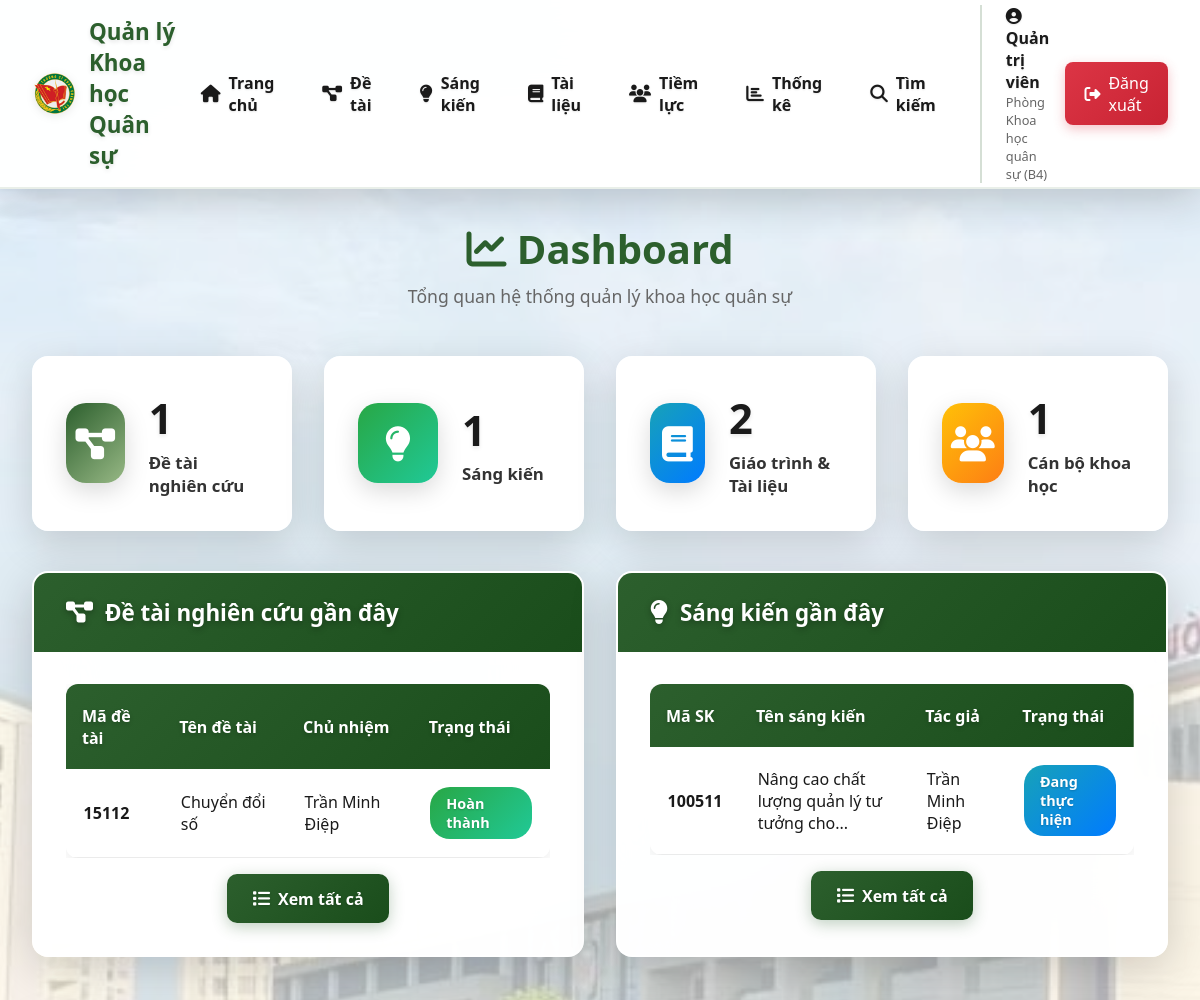
The page /dashboard (signed in, upper part) on the database as committed earlier.
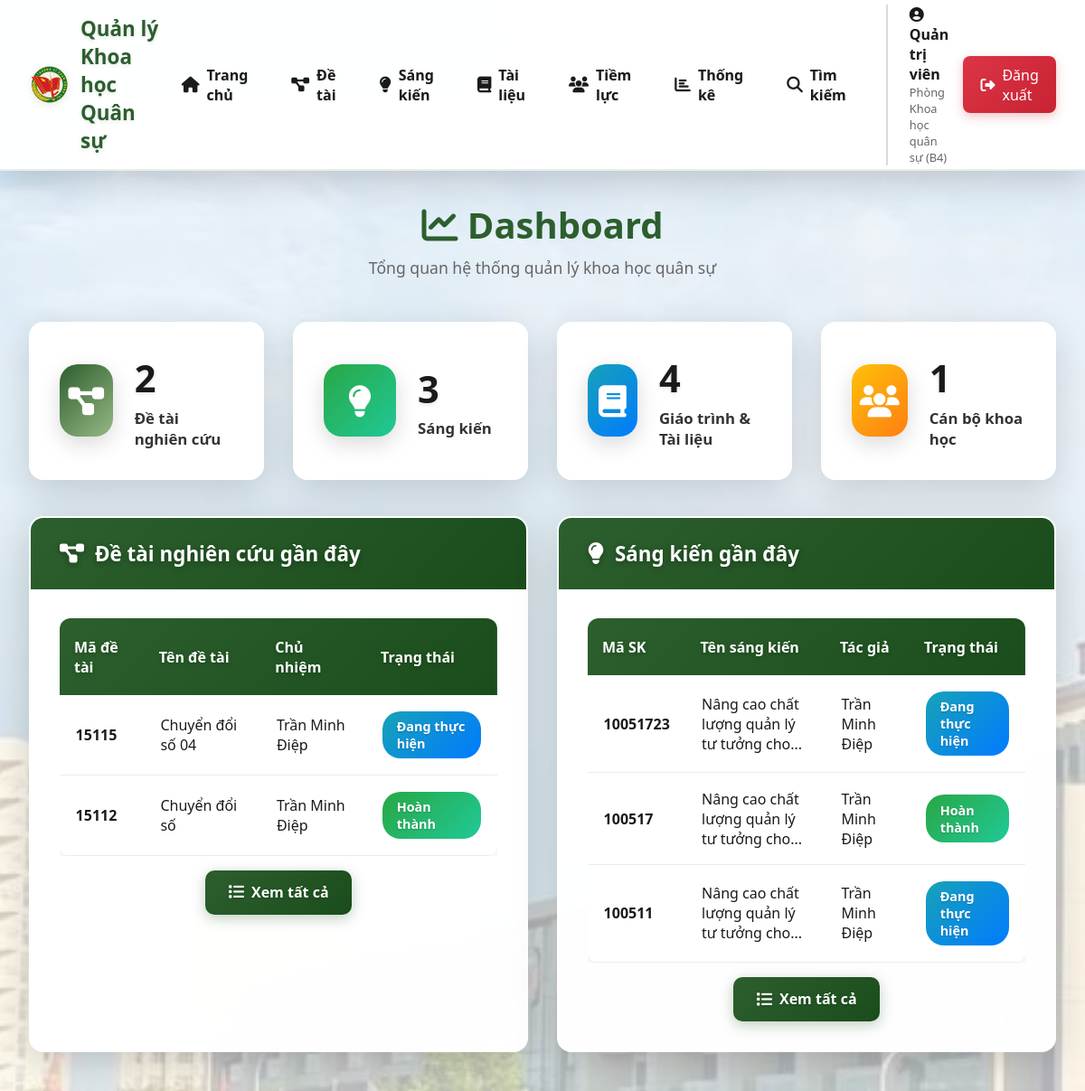
The same page on the database as committed later.
### models/__init__.py (models this page shows)
class DeTai(db.Model):
    __tablename__ = 'de_tai'
    id = db.Column(db.Integer, primary_key=True)
    ma_de_tai = db.Column(db.String(50), unique=True, nullable=False)
    ten_de_tai = db.Column(db.String(255), nullable=False)
    mo_ta = db.Column(db.Text)
    linh_vuc = db.Column(db.String(100))
    chu_nhiem = db.Column(db.String(120), nullable=False)
    don_vi = db.Column(db.String(120))
    cap_do = db.Column(db.String(50))  # Cấp nhà trường, Cấp bộ, Cấp nhà nước
    ngay_bat_dau = db.Column(db.Date)
    ngay_ket_thuc = db.Column(db.Date)
    trang_thai = db.Column(db.String(50), default='Đang thực hiện')
    ket_qua = db.Column(db.Text)
    file_word = db.Column(db.String(255))
    file_word_content = db.Column(db.Text)
    bien_ban_ban = db.Column(db.String(255))  # Biên bản của Ban đề tài
    bien_ban_de_cuong = db.Column(db.String(255))  # Biên bản duyệt đề cương
    bien_ban_nghiem_thu = db.Column(db.String(255))  # Biên bản nghiệm thu
    file_sau_sua = db.Column(db.String(255))  # File đề tài sau khi sửa
    created_by = db.Column(db.Integer, db.ForeignKey('users.id'))
    created_at = db.Column(db.DateTime, default=datetime.utcnow)
    updated_at = db.Column(db.DateTime, default=datetime.utcnow, onupdate=datetime.utcnow)
    creator = db.relationship('User', backref='de_tai_created')
    ban_thanh_vien = db.relationship('BanDeTai', backref='de_tai', lazy='dynamic', cascade='all, delete-orphan')
    hoi_dong_de_cuong = db.relationship('HoiDongDeCuongDeTai', backref='de_tai', lazy='dynamic', cascade='all, delete-orphan')
    hoi_dong_nghiem_thu = db.relationship('HoiDongNghiemThuDeTai', backref='de_tai', lazy='dynamic', cascade='all, delete-orphan')

class SangKien(db.Model):
    __tablename__ = 'sang_kien'
    id = db.Column(db.Integer, primary_key=True)
    ma_sang_kien = db.Column(db.String(50), unique=True, nullable=False)
    ten_sang_kien = db.Column(db.String(255), nullable=False)
    mo_ta = db.Column(db.Text)
    linh_vuc = db.Column(db.String(100))
    chu_nhiem = db.Column(db.String(120), nullable=False)
    don_vi = db.Column(db.String(120))
    cap_do = db.Column(db.String(50))  # Cấp nhà trường, Cấp bộ, Cấp nhà nước
    ngay_bat_dau = db.Column(db.Date)
    ngay_ket_thuc = db.Column(db.Date)
    trang_thai = db.Column(db.String(50), default='Đang thực hiện')
    ket_qua = db.Column(db.Text)
    file_word = db.Column(db.String(255))
    file_word_content = db.Column(db.Text)
    bien_ban_ban = db.Column(db.String(255))
    bien_ban_de_cuong = db.Column(db.String(255))
    bien_ban_nghiem_thu = db.Column(db.String(255))
    file_sau_sua = db.Column(db.String(255))
    created_by = db.Column(db.Integer, db.ForeignKey('users.id'))
    created_at = db.Column(db.DateTime, default=datetime.utcnow)
    updated_at = db.Column(db.DateTime, default=datetime.utcnow, onupdate=datetime.utcnow)
    creator = db.relationship('User', backref='sang_kien_created')
    ban_thanh_vien = db.relationship('BanSangKien', backref='sang_kien', lazy='dynamic', cascade='all, delete-orphan')
    hoi_dong_de_cuong = db.relationship('HoiDongDeCuongSangKien', backref='sang_kien', lazy='dynamic', cascade='all, delete-orphan')
    hoi_dong_nghiem_thu = db.relationship('HoiDongNghiemThuSangKien', backref='sang_kien', lazy='dynamic', cascade='all, delete-orphan')

### routes/main.py (the view)
@main_bp.route('/dashboard')
@login_required
def dashboard():
    total_detai = DeTai.query.count()
    total_tailieu = TaiLieu.query.count()
    total_tiemluc = TiemLuc.query.count()
    total_sangkien = SangKien.query.count()
    total_users = User.query.count()
    recent_detai = DeTai.query.order_by(DeTai.created_at.desc()).limit(5).all()
    recent_sangkien = SangKien.query.order_by(SangKien.created_at.desc()).limit(5).all()
    return render_template('dashboard.html',
                         total_detai=total_detai,
                         total_giaotrinh=total_tailieu,  # Giữ tên biến cũ để tương thích template
                         total_tiemluc=total_tiemluc,
                         total_sangkien=total_sangkien,
                         total_users=total_users,
                         recent_detai=recent_detai,
                         recent_sangkien=recent_sangkien)

### templates/dashboard.html (shortened to what the changed rows need)
{% extends "base.html" %}
{% block content %}
<div style="text-align: center; margin-bottom: 3rem;">
    <h1 style="font-size: 2.5rem; color: var(--primary-color); font-weight: 700; margin-bottom: 0.5rem;">
        <i class="fas fa-chart-line"></i> Dashboard
    </h1>
</div>
<div class="stats-grid">
    <div class="stat-card">
        <div class="stat-content">
            <h3>{{ total_detai }}</h3>
            <p>Đề tài nghiên cứu</p>
        </div>
    </div>
    <div class="stat-card">
        <div class="stat-content">
            <h3>{{ total_sangkien }}</h3>
            <p>Sáng kiến</p>
        </div>
    </div>
    <div class="stat-card">
        <div class="stat-content">
            <h3>{{ total_giaotrinh }}</h3>
            <p>Giáo trình & Tài liệu</p>
        </div>
    </div>
</div>
<div style="display: grid; grid-template-columns: repeat(auto-fit, minmax(450px, 1fr)); gap: 2rem; margin-top: 2rem;">
    <div class="card">
        <div class="card-body">
            {% if recent_detai %}
            <div style="overflow-x: auto;">
                <table class="table">
                    <thead>
                        <tr>
                            <th>Mã đề tài</th>
                            <th>Tên đề tài</th>
                            <th>Chủ nhiệm</th>
                            <th>Trạng thái</th>
                        </tr>
                    </thead>
                    <tbody>
                        {% for dt in recent_detai %}
                        <tr>
                            <td><strong>{{ dt.ma_de_tai }}</strong></td>
                            <td>{{ dt.ten_de_tai[:40] }}{% if dt.ten_de_tai|length > 40 %}...{% endif %}</td>
                            <td>{{ dt.chu_nhiem }}</td>
                            <td>
                                {% if dt.trang_thai == 'Hoàn thành' %}
                                <span class="badge badge-success">{{ dt.trang_thai }}</span>
                                {% elif dt.trang_thai == 'Đang thực hiện' %}
                                <span class="badge badge-info">{{ dt.trang_thai }}</span>
                                {% else %}
                                <span class="badge badge-warning">{{ dt.trang_thai }}</span>
                                {% endif %}
                            </td>
                        </tr>
                        {% endfor %}
                    </tbody>
                </table>
            </div>
            {% else %}
            <p style="text-align: center; color: #999; padding: 2rem;">Chưa có đề tài nào.</p>
            {% endif %}
        </div>
    </div>
    <div class="card">
        <div class="card-body">
            {% if recent_sangkien %}
            <div style="overflow-x: auto;">
                <table class="table">
                    <thead>
                        <tr>
                            <th>Mã SK</th>
                            <th>Tên sáng kiến</th>
                            <th>Tác giả</th>
                            <th>Trạng thái</th>
                        </tr>
                    </thead>
                    <tbody>
                        {% for sk in recent_sangkien %}
                        <tr>
                            <td><strong>{{ sk.ma_sang_kien }}</strong></td>
                            <td>{{ sk.ten_sang_kien[:40] }}{% if sk.ten_sang_kien|length > 40 %}...{% endif %}</td>
                            <td>{{ sk.chu_nhiem }}</td>
                            <td>
                                {% if sk.trang_thai == 'Hoàn thành' or sk.trang_thai == 'Đã công nhận' %}
                                <span class="badge badge-success">{{ sk.trang_thai }}</span>
                                {% elif sk.trang_thai == 'Đang thực hiện' %}
                                <span class="badge badge-info">{{ sk.trang_thai }}</span>
                                {% else %}
                                <span class="badge badge-warning">{{ sk.trang_thai }}</span>
                                {% endif %}
                            </td>
                        </tr>
                        {% endfor %}
                    </tbody>
                </table>
            </div>
            {% else %}
            <p style="text-align: center; color: #999; padding: 2rem;">Chưa có sáng kiến nào.</p>
            {% endif %}
        </div>
    </div>
</div>
{% endblock %}

Rows that differ between the two databases and show on the page:
added DeTai: ma_de_tai "15115", ten_de_tai "Chuyển đổi số 04", chu_nhiem "Trần Minh Điệp", trang_thai "Đang thực hiện"
added SangKien: ma_sang_kien "10051723", ten_sang_kien "Nâng cao chất lượng quản lý tư tưởng cho", chu_nhiem "Trần Minh Điệp", trang_thai "Đang thực hiện"
added SangKien: ma_sang_kien "100517", ten_sang_kien "Nâng cao chất lượng quản lý tư tưởng cho", chu_nhiem "Trần Minh Điệp", trang_thai "Hoàn thành"
Other text that changed with them:
{{ total_detai }}: "1" → "2"
{{ total_sangkien }}: "1" → "3"
{{ total_giaotrinh }}: "2" → "4"
